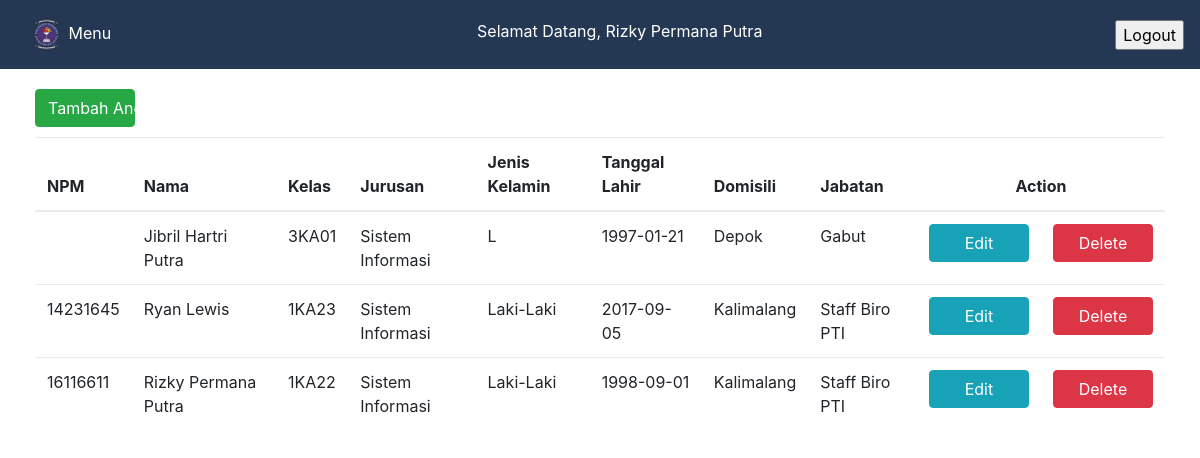
The app's page /ketuplak/index.php?pages=anggota&lihat_id=4 (signed in), older data.
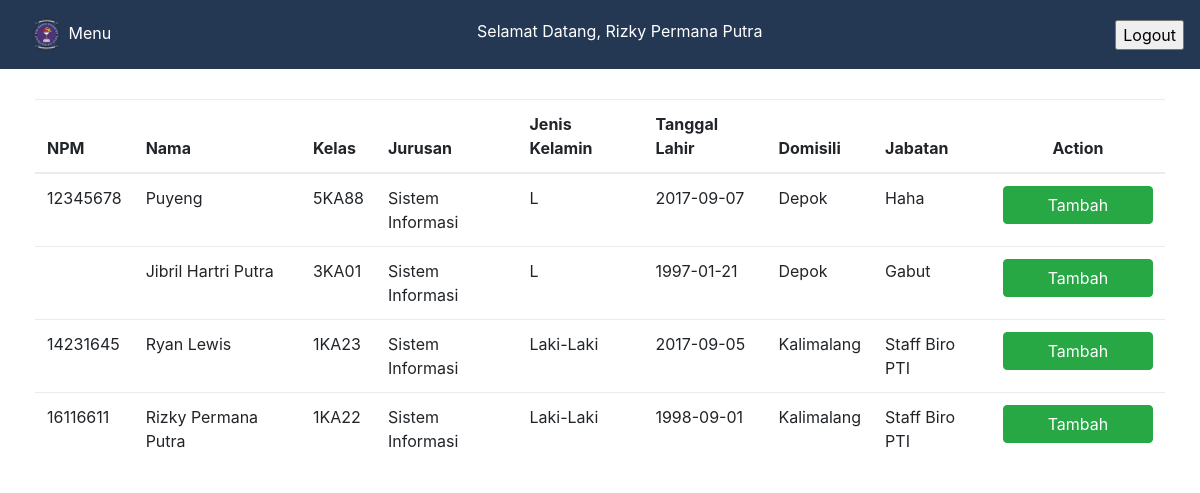
The same page, newer data.
### tables this page shows
CREATE TABLE `anggota` (
  `npm` varchar(8) NOT NULL,
  `nama` varchar(50) NOT NULL,
  `kelas` varchar(5) NOT NULL,
  `jurusan` varchar(50) NOT NULL,
  `jenis_kelamin` varchar(15) NOT NULL,
  `ttl` date NOT NULL,
  `domisili` varchar(15) NOT NULL,
  `kepengurusan` text NOT NULL
);

CREATE TABLE `kepanitiaan` (
  `id_kepanitiaan` int(5) NOT NULL,
  `npm` varchar(8) NOT NULL,
  `id_kegiatan` int(5) NOT NULL,
  `jabatan_panitia` varchar(50) NOT NULL
);

### ketuplak/view_anggota.php (the view, shortened to what this page needs)
<?php
if ($_SESSION['level'] === 0 || $_SESSION['level'] === 1) {
                     echo '
<button class="btn btn-success" style="width:100px;">Tambah Anggota</button>';
}
if (!isset($_GET['lihat_id'])):
?>
<h3>Penambahan anggota kepanitiaan : Silahkan pilih acara anda..</h3>
  <div class="dropdown">
    <button class="btn btn-primary dropdown-toggle" type="button" data-toggle="dropdown">Pilihan
    <span class="caret"></span></button>
    <ul class="dropdown-menu">
<?php
$sql = "SELECT kegiatan FROM koordinator  WHERE username =?";
$smd = $conn->prepare($sql);
$smd->bind_param("s",$_SESSION['user'] );
$smd->execute();
$smd->bind_result($arg);
while ($smd->fetch()) {
	$kegiatan=$arg;
$pisah = explode(":",$kegiatan);
foreach ($pisah as $perkeg) {
	echo '<li><a href="?pages=anggota&lihat_id='.$perkeg.'">'.tampil_proker($perkeg).'</a></li>';
}
}
?>
    </ul>
  </div>
  <?php
else:
?>
<table class="table" style="margin-top:10px;">
<thead>
           <tr>
             <th>NPM</th>
             <th>Nama</th>
             <th>Kelas</th>
             <th>Jurusan</th>
             <th>Jenis Kelamin</th>
             <th>Tanggal Lahir</th>
             <th>Domisili</th>
             <th>Jabatan</th>
             <?php if ($_SESSION['level'] === 0 || $_SESSION['level'] === 1 || $_SESSION['level'] === 2) {
                     echo '
             <th colspan="2"><center>Action</center></th>';
                                }
                                ?>
           </tr>
</thead>
<tbody>
	<?php
		require_once '../config/db/conn.php';
                if (is_numeric($_GET['lihat_id'])) :
		$sql_query="SELECT * FROM anggota LEFT JOIN kepanitiaan on anggota.npm = kepanitiaan.npm WHERE kepanitiaan.npm IS NULL OR kepanitiaan.id_kegiatan !='".$_GET['lihat_id']."'";
                $lihatnya = htmlentities($_GET['lihat_id']);
                else:
                $sql_query="SELECT * FROM anggota";
                endif;
		 $result_set=mysqli_query($conn, $sql_query);
		 if (mysqli_num_rows($result_set) > 0) {
    while($data = mysqli_fetch_assoc($result_set)) {
	?>
    <tr>
        <td><?php echo $data['npm']; ?></td>
        <td><?php echo $data['nama']; ?></td>
        <td><?php echo $data['kelas']; ?></td>
        <td><?php echo $data['jurusan']; ?></td>
        <td><?php echo $data['jenis_kelamin']; ?></td>
        <td><?php echo $data['ttl']; ?></td>
        <td><?php echo $data['domisili']; ?></td>
        <td><?php echo $data['kepengurusan']; ?></td>
        <?php if ($_SESSION['level'] === 0 || $_SESSION['level'] === 1) {
                     echo '
        <td><button class="btn btn-info" style="width:100px;">Edit</button></td>
        <td><button class="btn btn-danger" style="width:100px;">Delete</button></td>';
                        } elseif ($_SESSION['level'] === 2) {
                    echo '<td><a href="?pages=tambah_panitia&lihat_id='.$lihatnya.'&npm='.$data['npm'].'"><button class="btn btn-success" style="width:150px;">Tambah</button></a></td>';
                        }
        ?>
    </tr>
    <?php
    	}
    } else {
    	?><td><?php echo "Result 0"; ?></td><?php
	}
    ?>
</tbody>
</table>
<?php
endif;
?>

### ketuplak/index.php (shortened to what this page needs)
<!DOCTYPE html>
<html lang="en">
<head>
	<link rel="stylesheet" type="text/css" href="resource/css/bootstrap.css">
    <link rel="stylesheet" type="text/css" href="resource/css/bootstrap.min.css">
    <link rel="stylesheet" href="resource/css/font-awesome.min.css">
	<link href="resource/css/simple-sidebar.css" rel="stylesheet">
</head>
<body>
    <div id="wrapper">
        <nav class="navbar" style="background-color: #243854;">
			 <a href="#menu-toggle" class="btn" id="menu-toggle">
			   <img src="../resource/img/bemfikti.png" width="35" height="35" class="" alt="Menu">
			   <label style="color:#FFFFFF;">Menu</label>
			  </a>
			<ul class="nav navbar-nav navbar-right">
				<label style="color:#FFFFFF;">Selamat Datang, <?php echo $_SESSION['nmkoor']  ?> </label>
			</ul>
			<ul class="nav navbar-nav navbar-right">
				<li><a href="../config/includes/do_logout.php"><button >Logout</button></a></li>
			</ul>
		</nav>
        <div id="page-content-wrapper">
            <div class="container-fluid">
				<?php include "switch_page.php"; ?>
            </div>
        </div>
    </div>
</body>
</html>

### ketuplak/switch_page.php (shortened to what this page needs)
<?php
if (empty($_GET['pages'])){
		include 'view_home.php';
} else {
switch ($_GET['pages']) {
	case 'anggota':
		include 'view_anggota.php';
		break;
}
}
?>

### ketuplak/resource/css/simple-sidebar.css (style rules this page uses)
body { overflow-x: hidden; }
#wrapper { padding-left: 0; -webkit-transition: all 0.5s ease; -moz-transition: all 0.5s ease; -o-transition: all 0.5s ease; transition: all 0.5s ease; }
#page-content-wrapper { width: 100%; position: absolute; padding: 15px; }
@media (min-width:768px) { #wrapper { padding-left: 0; } }
@media (min-width:768px) { #page-content-wrapper { padding: 20px; position: relative; } }

Row changes from the older to the newer data that the page shows:
added kepanitiaan: npm "12345678", npm.nama "Puyeng", npm.kelas "5KA88", npm.jurusan "Sistem Informasi", npm.jenis_kelamin "L", npm.ttl "2017-09-07", npm.domisili "Depok", npm.kepengurusan "Haha"
computed for anggota "Jibril Hartri Putra": text "Edit Delete" → "Tambah"
computed for kepanitiaan "Ryan Lewis": text "Edit Delete" → "Tambah"
computed for kepanitiaan "Rizky Permana Putra": text "Edit Delete" → "Tambah"
Text that changed along with them:
text no longer shown: "Tambah Anggota"
